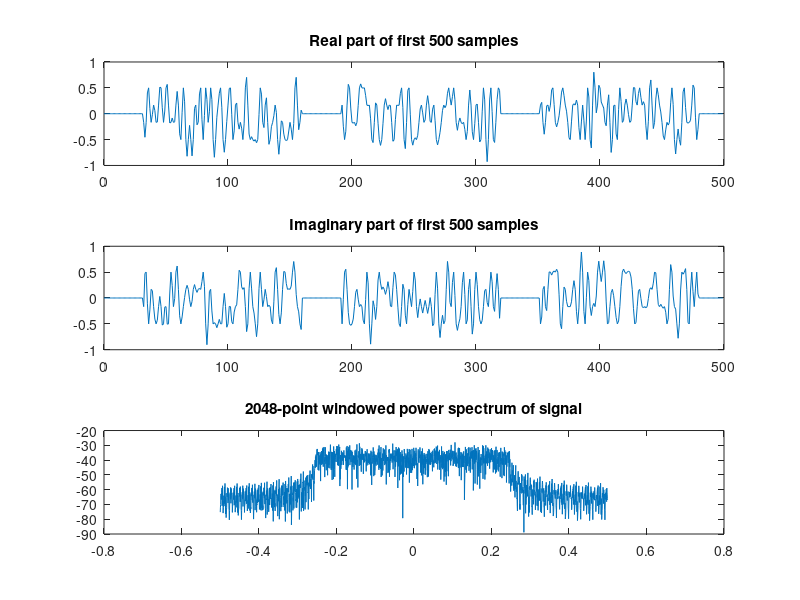

Recreate this plot in MATLAB. (Note: this script raises an error after producing the figure.)
clear
close all

% Task a)
x0_dat=[];
x4_dat=[];
N=50;

for nn=1:N
    fx1=zeros(1,128);
    x_d=(floor(4*rand(1,64))-1.5)/1.5+ j*(floor(4*rand(1,64))-1.5)/1.5;
    fx_d=fftshift(fft(x_d));
    fx1(65+(-32:31))=fx_d;
    fx1=fftshift(fx1);
    x1=ifft(fx1);
    xx0=[zeros(1,32) x1];  % guard interval
    xx4=[x1(97:128) x1];   % cyclic prefix in guard interval
    x0_dat=[x0_dat xx0];
    x4_dat=[x4_dat xx4];
end

% Plot real part of first 500 samples of data stream
figure
subplot(3,1,1)
plot(0:499,real(x0_dat(1:500)))
title('Real part of first 500 samples')
subplot(3,1,2)
plot(0:499,imag(x0_dat(1:500)))
title('Imaginary part of first 500 samples')
subplot(3,1,3)
N_win=2048;
ww=kaiser(N_win)';
ww=ww/sum(ww);
plot(linspace(-0.5,0.5,N_win),fftshift(20*log10(abs(fft(x0_dat(1:N_win)).*ww))))
title('2048-point windowed power spectrum of signal')

% Task b)

% Demodulate data
y0_dat=SC_OFDM_demod(x0_dat,N);
% Plot samples
plot_samples(y0_dat);

% Task c)
chan=[1 0 0 0 0.2*j 0 0 0 0 0 0 0.1]; %channel
% Pass data through channel
x0_dat_c=filter(chan,1,x0_dat);
% Demodulate data
y0_dat_c=SC_OFDM_demod(x0_dat_c,N);
% Plot samples
plot_samples(y0_dat_c,' with channel');

% Task d)
% Pass data through channel
x4_dat_c=filter(chan,1,x4_dat);
% Demodulate data
y4_dat_c=SC_OFDM_demod(x4_dat_c,N);
% Plot samples
plot_samples(y4_dat_c,' with cyclic prefix');

% Task e)
NN=64;
rr=((0:NN-1)-0.5).*((0:NN-1)+0.5)/2; % 64-Pnt quadratic phase profile
prb0=exp(j*2*pi*rr/NN);             % 64-pnt Zadoff-Chu Sequence
fprb0=fftshift(fft(prb0));           % DC-Centered fft of ZC sequence
fprb1=zeros(1,128);                  % 128-pnt empty frequency arrary
fprb1(65+(-32:31))=fprb0;            % 64-pnt FFT centered in 128 pnt array
prb1=2*ifft(fftshift(fprb1));       % 128-pnt 1-to-2 interpolated sequence
prb1a=[prb1(97:128) prb1];          % appendcyclic shift

% Plot real part of probe
figure(100)
subplot(3,1,1)
plot(0:63,real(prb0),'linewidth',2)
grid on
axis([0 64 -1.2 1.2])
title('Real part of 64 Point Zadoff-Chu Sequence')
xlabel('Time index')
ylabel('Amplitude')
% Plot imaginary part of probe
subplot(3,1,2)
plot(0:63,imag(prb0),'r','linewidth',2)
grid on
axis([0 64 -1.2 1.2])
title('Imaginary part of 64 Point Zadoff-Chu Sequence')
xlabel('Time index')
ylabel('Amplitude')

% Plot frequency response of probe
subplot(3,1,3)
plot(-64:63,real(fprb1)/8,'linewidth',2)
hold on
plot(-64:63,imag(fprb1)/8,'r','linewidth',2)
hold off
grid on
axis([-64 64 -1.2 1.2])
title('FFT of 64 Point Zadoff-Chu Sequence With DC Centered in Center of 128 Point Sequence')
xlabel('Time index')
ylabel('Amplitude')

% Task f)

% Pass probe through channel
xprb=filter(chan,1,prb1a);
xprb=xprb+0.00*(randn(1,160)+j*randn(1,160));

% Plot frequency response of probe
figure
subplot(2,1,1)
plot(-64:63,fftshift(fft(prb1a(33:end)))/8,'linewidth',2)
hold on
% Plot frequency response of probe passed through channel
plot(-64:63,fftshift(fft(xprb(33:end)))/8,'r','linewidth',2)
hold on
plot(-64:63,fftshift(fft(chan,128)),'m','linewidth',2)
hold off
grid on
axis([-64 64 -3 3])
title('Frequency responses')
xlabel('Time index')
ylabel('Amplitude')
legend('Probe', 'Probe through channel','Channel')

% Estimate channel
f_xprb=fftshift(fft(xprb(33:end)));
f_prb1a=fftshift(fft(prb1a(33:end)));
f_chan=zeros(1,128);
f_chan(65+(-32:31))=f_xprb(65+(-32:31))./f_prb1a(65+(-32:31));

subplot(2,1,2)
plot(-64:63,f_chan,'r','linewidth',2)
hold on
plot(-64:63,fftshift(fft(chan,128)),'b','linewidth',2)
xlim([-64 63])
title('Frequency response of channel')
legend('Estimated channel', 'Actual channel')

% Task g
 
% Demodulate data and equalize
y4_dat_eq=SC_OFDM_demod(x4_dat_c,N,f_chan);
% Plot samples
plot_samples(y4_dat_eq,' with equalization');



